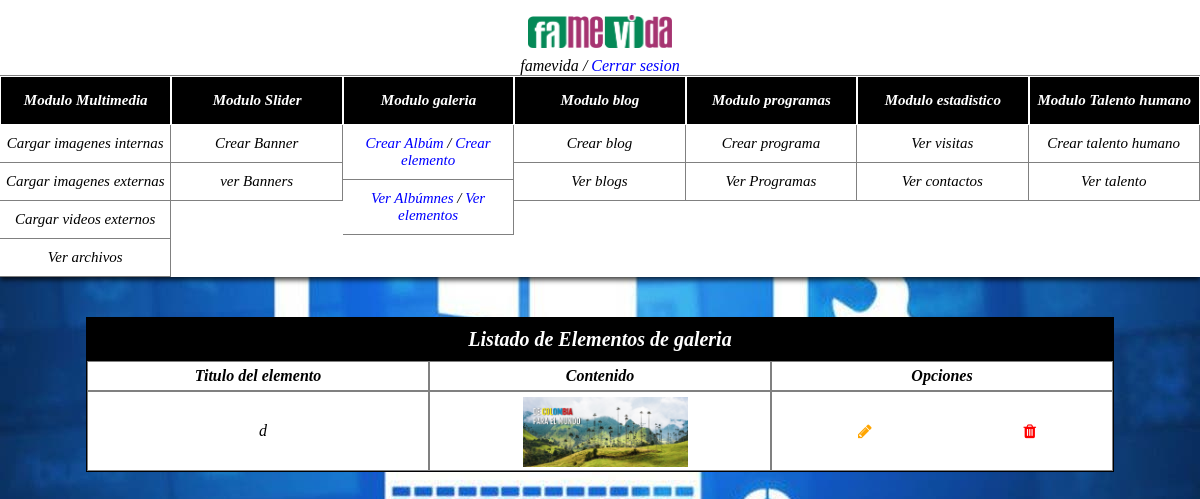
The app's page /index.php/galeria/ver_elementos_galeria (signed in) with its own data.
### tables this page shows
CREATE TABLE `contenido_galeria` (
  `contenido_galeria_id` int(11) NOT NULL,
  `contenido_galeria_nombre` varchar(50) NOT NULL,
  `album_id` int(11) NOT NULL,
  `contenido_galeria_foto` varchar(500) NOT NULL,
  `tipo_portada` varchar(2) NOT NULL
);

### application/controllers/Galeria.php (called while the page is built, shortened)
<?php
include_once "application/models/galeria_model.php";
class Galeria extends CI_Controller {
	public function ver_elementos_galeria(){
		if (isset($_SESSION['usuario']))
		{
			$this->load->view('listar_elementos_galeria');
		}else{
			echo '<script>alert("Su sesión termino");</script>';
			echo '<script>
			window.location.href = "../panel/inicio";
			</script>';
		}
	}
	public function listar_elementos_galeria_datos(){
		$instancia = new Galeria_model();
		$peticion_select = $instancia -> listar_elementos_galeria_datos();
		return $peticion_select;
	}
}

### index.php (called while the page is built, shortened)
<?php
require_once BASEPATH.'core/CodeIgniter.php';

### application/controllers/select_controller.php (called while the page is built, shortened)
<?php
include_once "Galeria.php";
class Select_controller{
	public function listar_elementos_galeria(){
		$instancia = new Galeria();
		$peticion_select = $instancia ->listar_elementos_galeria_datos();
		return $peticion_select;
	}
}
?>

### application/models/galeria_model.php (called while the page is built, shortened)
<?php
class Galeria_model{
	public function listar_elementos_galeria_datos(){
		$instancia_conexion = new Conexion();
		$pdo = $instancia_conexion -> obtener_conexion();
		$sql = $pdo->prepare('SELECT * FROM contenido_galeria');
		$sql->execute();
		$resultado = $sql->fetchAll();
		return $resultado;
	}
}
?>

### application/views/listar_elementos_galeria.php (the view, shortened to what this page needs)
<?php
include_once "application/controllers/select_controller.php";
$instancia = new Select_controller();
$peticion_select = $instancia -> listar_elementos_galeria();
?>
<!DOCTYPE html>
<html lang="es">
<head>
  <link rel="stylesheet" href="../plantilla_back/css/personalizacion.css">
  <link rel="stylesheet" href="https://cdnjs.cloudflare.com/ajax/libs/font-awesome/4.7.0/css/font-awesome.min.css">
  <link rel="stylesheet" href="//cdn.jsdelivr.net/npm/alertifyjs@1.13.1/build/css/alertify.min.css"/>
</head>
<body>
  <div class="container">
    <?php
    include "header.php";
    ?>
    <div class="contenedor-dinamico-admin">
      <div class="contenedor-ajustado">
        <div class="contenedor-tabla">
          <div class="encabezado-formulario">
            Listado de Elementos de galeria
          </div>
          <div class="table" id="encabezado_tabla">
            <div class="column-table-banner-encabezado encabezado-oculto" style="font-weight: 900;"><label>Titulo del elemento</label></div>
            <div class="column-table-banner-encabezado encabezado-oculto" style="font-weight: 900;"><label>Contenido</label></div>
            <div class="column-table-banner-encabezado encabezado-oculto" style="font-weight: 900;"><label>Opciones</label></div>
          </div>
          <div class="table" id="resultados">
            <?php
            foreach($peticion_select as $elemento){
              echo '<div class="column-table-banner"><label style="margin:auto;">'.$elemento['contenido_galeria_nombre'].'</label></div>
              <div class="column-table-banner-encabezado encabezado-visible" style="font-weight: 900;"><label>Contenido</label></div>
              <div class="column-table-banner"><img id="'.$elemento['tipo_portada'].'" src="'.$elemento['contenido_galeria_foto'].'" class="img-archivo"></div>
              <div class="column-table-banner-encabezado encabezado-visible" style="font-weight: 900;"><label>Opciones</label></div>
              <div class="column-table-banner"><i class="fa fa-pencil btn-editar" id="'.$elemento['contenido_galeria_id'].'" style="color:orange; cursor:pointer; margin:auto;" id="btn-editar"></i><i class="fa fa-trash btn-eliminar-slider" id="'.$elemento['contenido_galeria_id'].'" style="color:red; cursor:pointer; margin:auto;"></i></div>
              ';
            }
            ?>
          </div>
        </div>
      </div>
    </div>
  </div>
</body>
</html>

### records on screen
contenido_galeria: contenido_galeria_nombre "d", contenido_galeria_foto (picture)

### other values on screen
$_SESSION['usuario'] "famevida"
